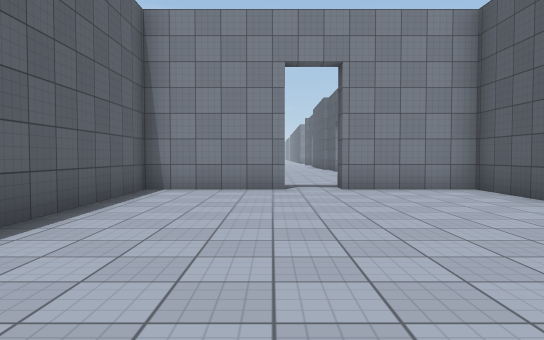
[1] (above)

22 first-person views from a walk through a 3-D level made in the Unity game engine. The camera is 1.3 m above the floor, tilts 2° down and sees 70° across. The floor is counted in squares, 2 m on a side. Each view is taken from the middle of a square. On the plan, view 1 faces up. The plan holds only what a view shows up to about 11 squares ahead; the rest is blank. The place goes on beyond the plan. The player is left out. Some animated figures are left out. Door leaves are left out, so doorways stand open. Surface patterns are stand-ins for the level's own textures.

[2]
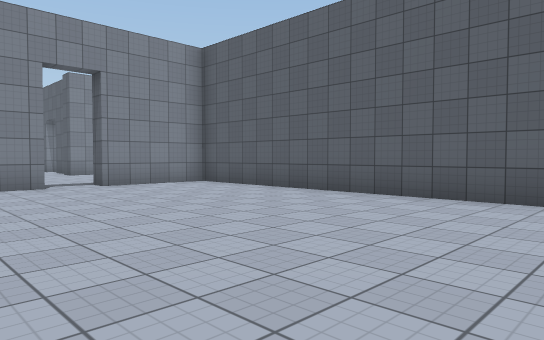

[3]
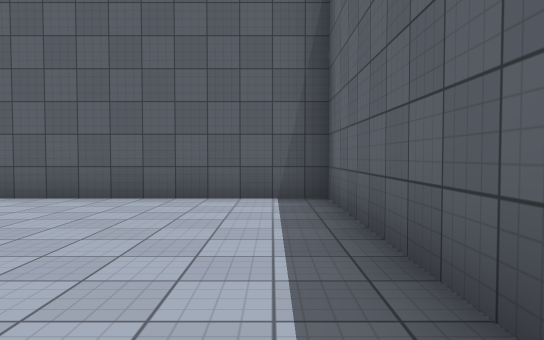

[4]
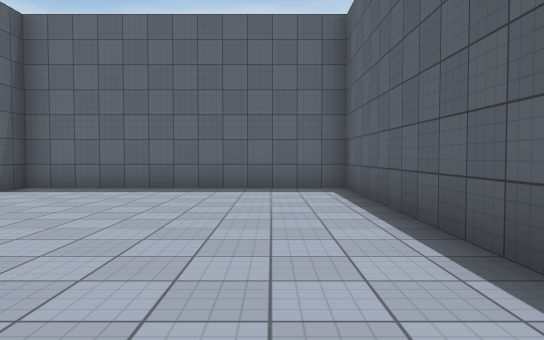

[5]
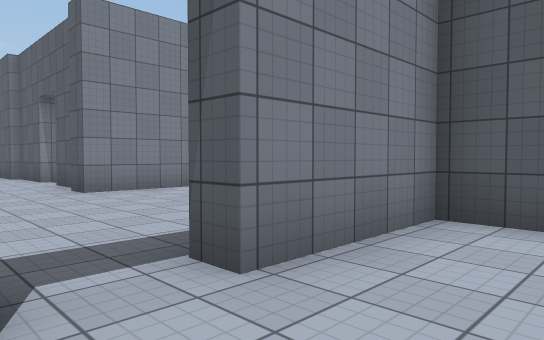

[6]
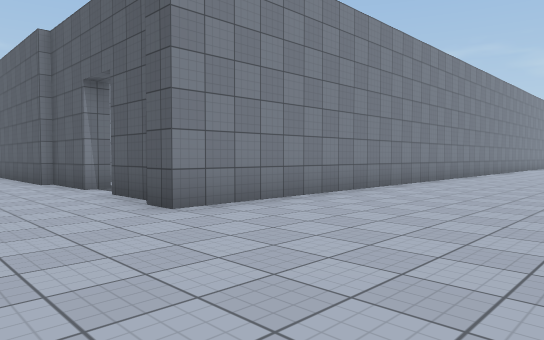

[7]
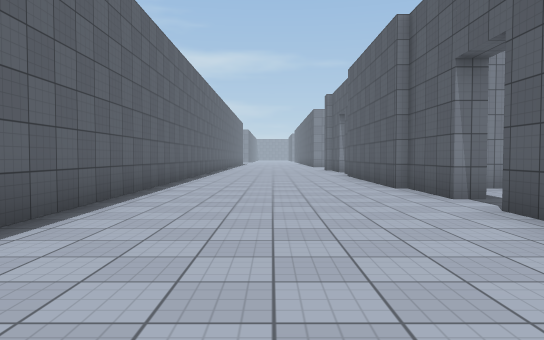

[8]
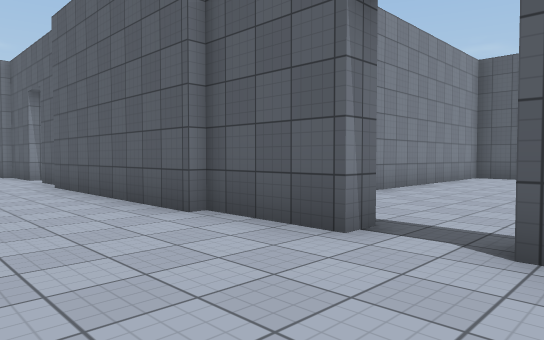

[9]
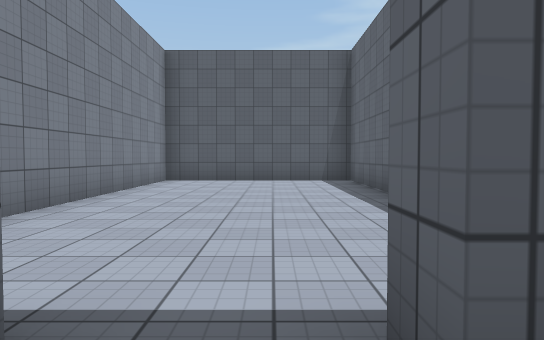

[10]
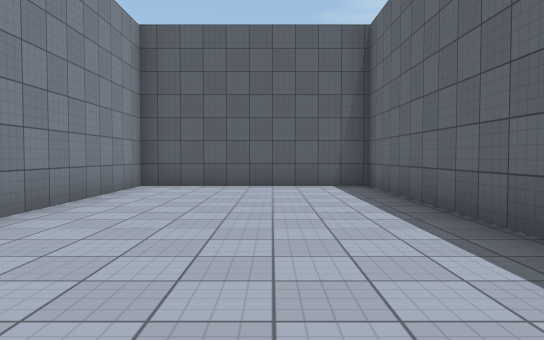

[11]
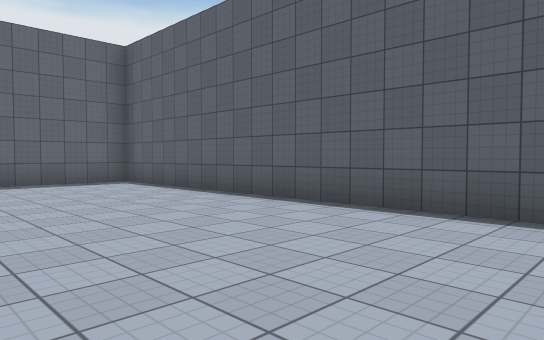

[12]
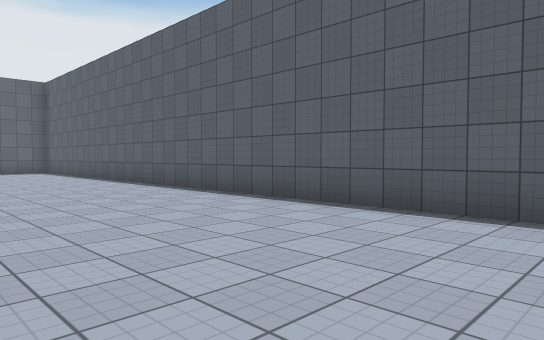

[13]
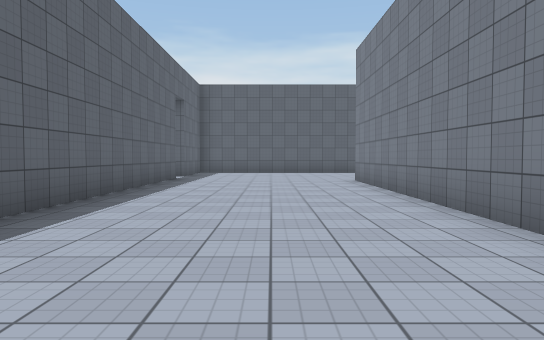

[14]
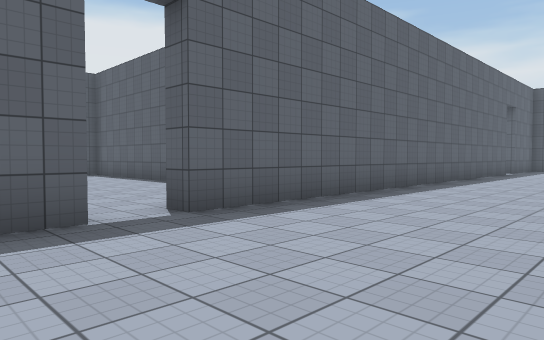

[15]
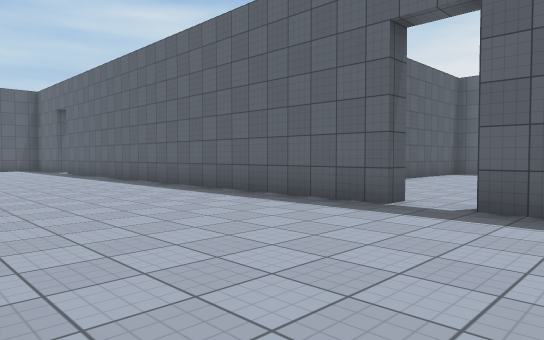

[16]
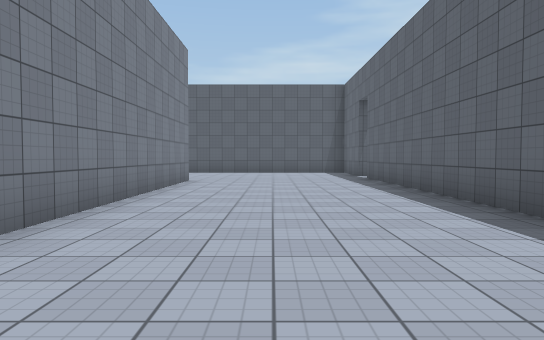

[17]
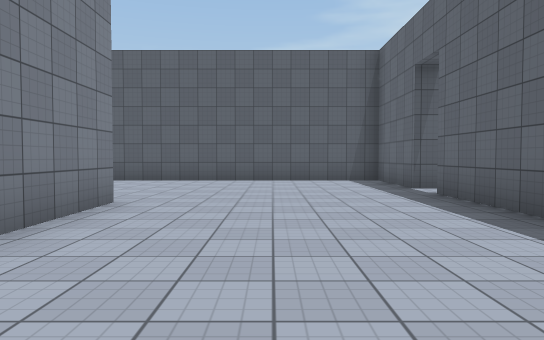

[18]
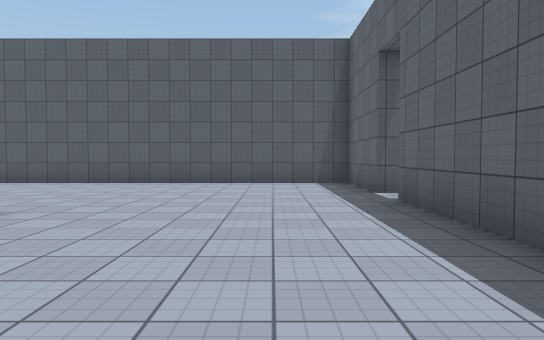

[19]
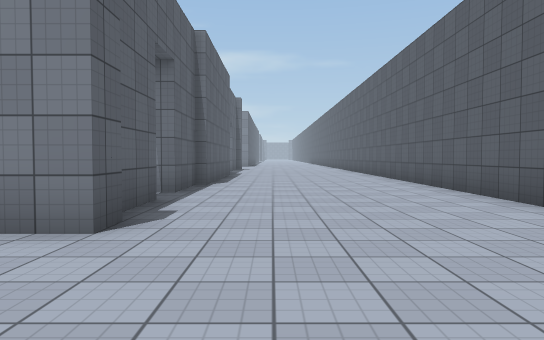

[20]
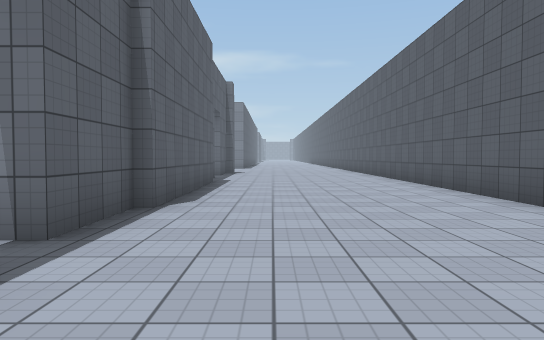

[21]
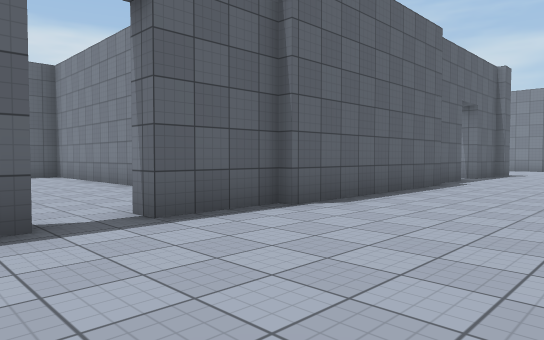

[22]
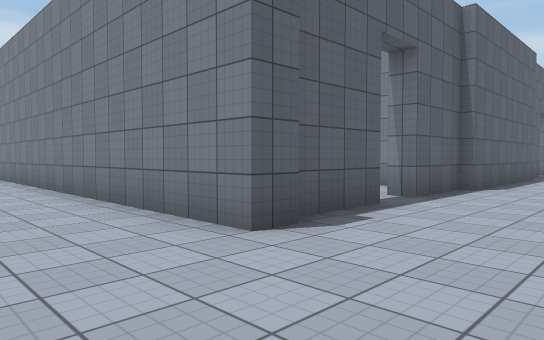

### Floor plan
Points are (right, up) in squares from view 1. A wall is a line through its corners. A room is listed if a view was taken in it or the views show most of it. See-through windows are left out.
Room 1 (views 1, 2, 3, 4, 5)
walls: (0.4, 7.6) (-2.5, 7.6) (-2.5, -1.9) (4, -1.9) (4, 7.6) (1.4, 7.6)
ways out: open door at (1, 8) to room 2
Room 2 (views 6, 7, 8, 9, 11, 12, 13, 14, 15, 16, 17, 18, 19, 20, 21, 22)
walls: (11.4, 13.2) (2.5, 13.2) (2.5, 13.9); (15.6, 8.1) (28.8, 8.1); (2.8, 14.3) (2.8, 15.6); (27.5, 13.9) (27.5, 13.2) (17.2, 13.2); (27.3, 16) (27.3, 14.1); (2.8, 16.8) (2.8, 18.9); (27.3, 19) (27.3, 17); (2.5, 18.8) (2.5, 23.9); (2, 8.1) (14.5, 8.1); (29.9, 8.1) (32.5, 8.1) (32.5, 25); (27.5, 23.9) (27.5, 18.9); (2.8, 24.8) (2.8, 25.5); (27.3, 25.5) (27.3, 24.5); (-2.5, 24.2) (-2.5, 8.1) (0.2, 8.1)
ways out: open door at (1, 8) to room 1; open door at (3, 16) to room 3; open door at (15, 8); open door at (27, 16.5); open door at (29.5, 8)
Room 3 (view 10)
walls: (7, 13.9) (12.5, 13.9) (12.5, 18.9) (4, 18.9)
ways out: open door at (3, 16) to room 2

Positions as (right, up) in squares from view 1, and headings:
1: (0, 0), facing up
2: (-2, -1), facing up-right
3: (-2, -1), facing right
4: (-1, 6), facing down
5: (0, 6), facing up-right
6: (0, 9), facing up-right
7: (0, 11), facing up
8: (0, 15), facing up-right
9: (2, 16), facing right
10: (4, 16), facing right
11: (2, 18), facing down-left
12: (2, 25), facing down-left
13: (13, 11), facing left
14: (17, 12), facing down-left
15: (13, 13), facing down-right
16: (17, 11), facing right
17: (22, 11), facing right
18: (23, 10), facing right
19: (29, 10), facing up
20: (29, 14), facing up
21: (31, 15), facing up-left
22: (30, 11), facing up-left
